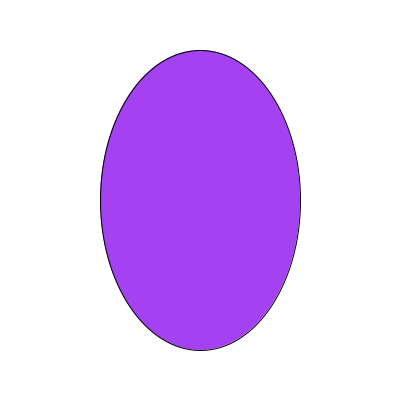
Frame 1 (no input)
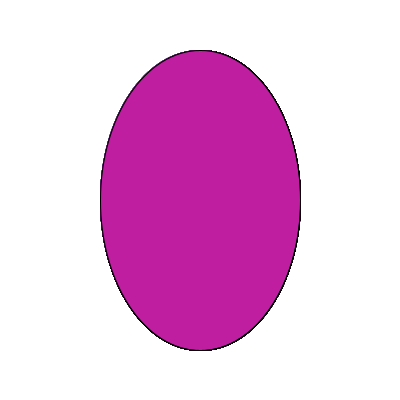
Frame 60 (the mouse pressed at the canvas centre just before this capture)
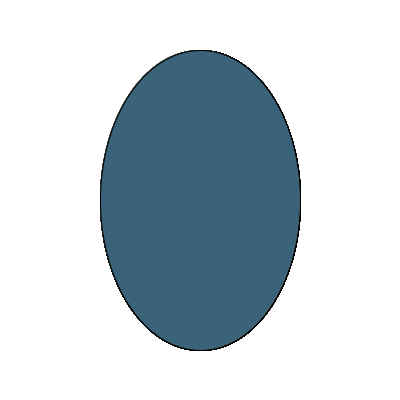
Frame 120 (the mouse held since frame 60 and released just before this capture)

The Processing sketch that drew these frames (run headless with seeded random() and noise(); from frame 60 on, the mouse is pressed at the canvas centre):

// Processing sketch: pde_web
// ── pde_web.pde
void setup() {
  size(400, 400);
  background(255);
  frameRate(4);
}

void draw() {
  fill(random(255), random(255), random(255));
  translate(200, 200);
  // circle(0, 0, 200);
  ellipse(0, 0, 200, 300);
  // rect(0, 0, 100, 200);
}
